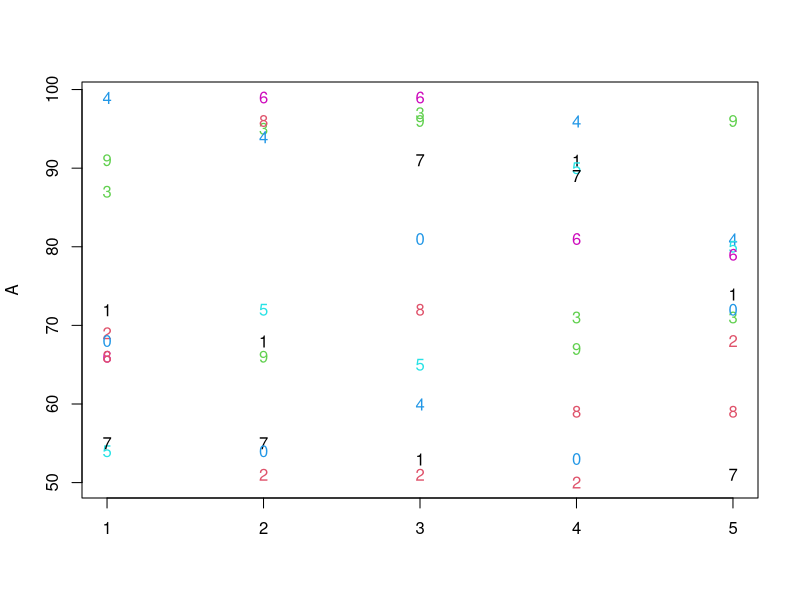
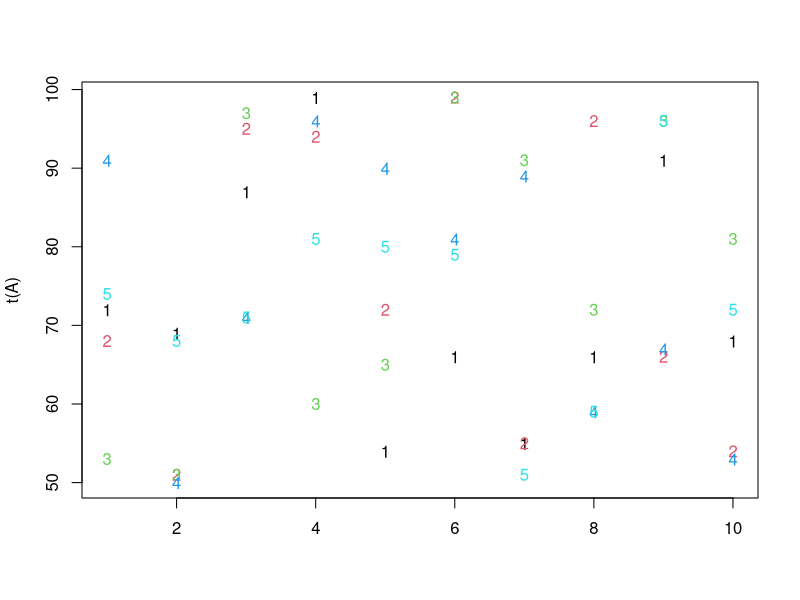
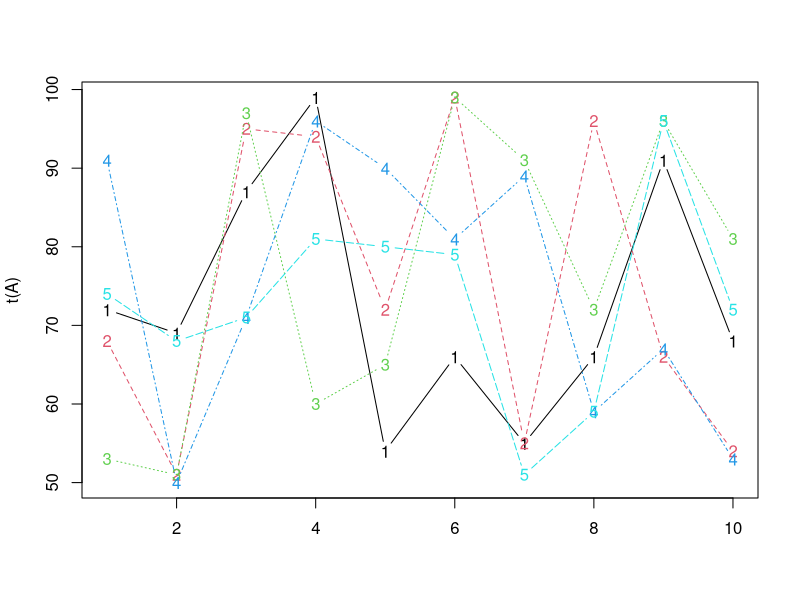
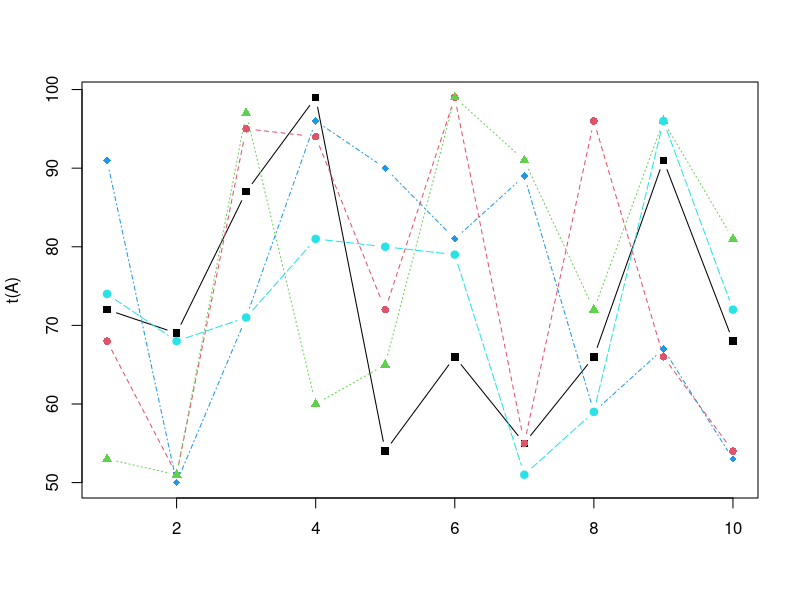
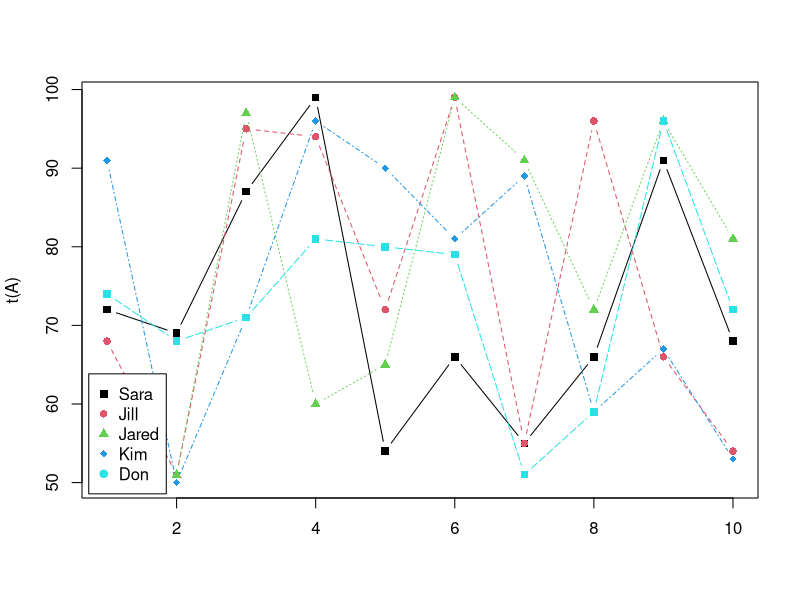

The R script that drew these images, in order:
x <- sample(50:100,50, T) # SRSWR
                          # help(sample)
                          # sample(x, size, replace = FALSE, prob = NULL)
x
                          # convert to a 5x10 matrix
A <- matrix(x,5,10)       # by column/column-wise/filling one column first (default)
                          # help(matrix)
                          # matrix(data = NA, nrow = 1, ncol = 1, byrow = FALSE, 
                          #  dimnames = NULL)
A
                          # name and assignments vectors
names <- c("Sara", "Jill", "Jared", "Kim", "Don")
assignments <- c("Quiz 1", "Quiz 2", "Test 1", "Quiz 3", "Quiz 4", "Midterm", "Quiz 5", 
                 "Quiz 6", "Test 2","Final")  # assign labels to columns and rows
row.names(A) <- names
                          # rownames(A,names) AND row.names(A) give same result.
colnames(A) <- assignments
A
matplot(A)  # (1)
                          # Note our X axis goes to 5
                          # we are graphing students against grades.
matplot(t(A)) # (2)
                          # to graph assignments against grades
matplot(t(A), type="b")
# replace numbers with shapes
matplot(t(A), type="b", pch=15:19) # (3)
matplot(t(A), type="b", pch=15:18, col=c(1:5)) # (4)

#LEGEND ADDING
legend("bottomleft", inset=0.01, legend=names, col=c(1:5),pch=15:19,
       bg= ("white"), horiz=F) # (5)


